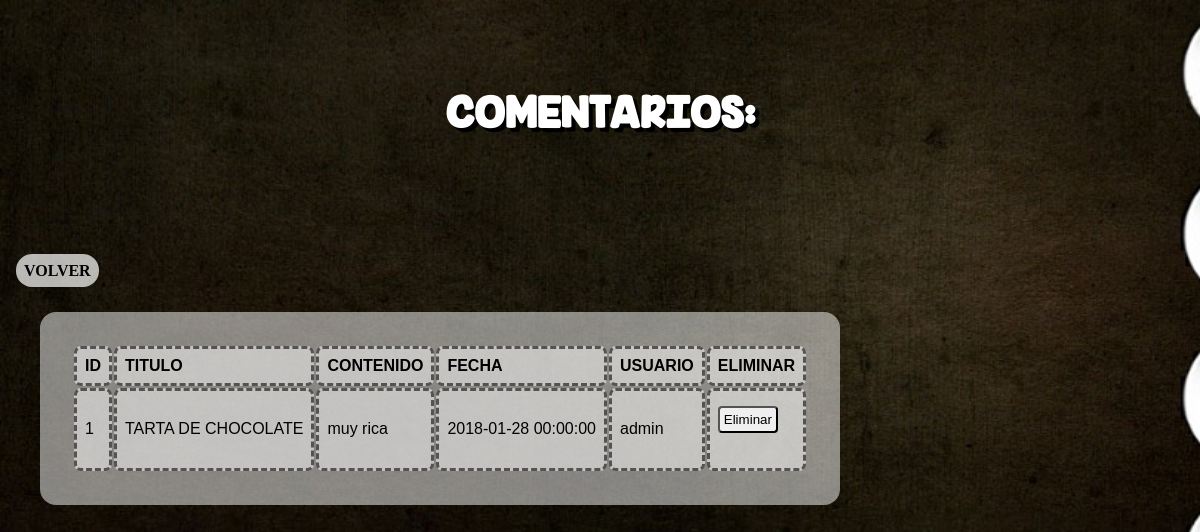
The app's page /comentarios.php, older data.
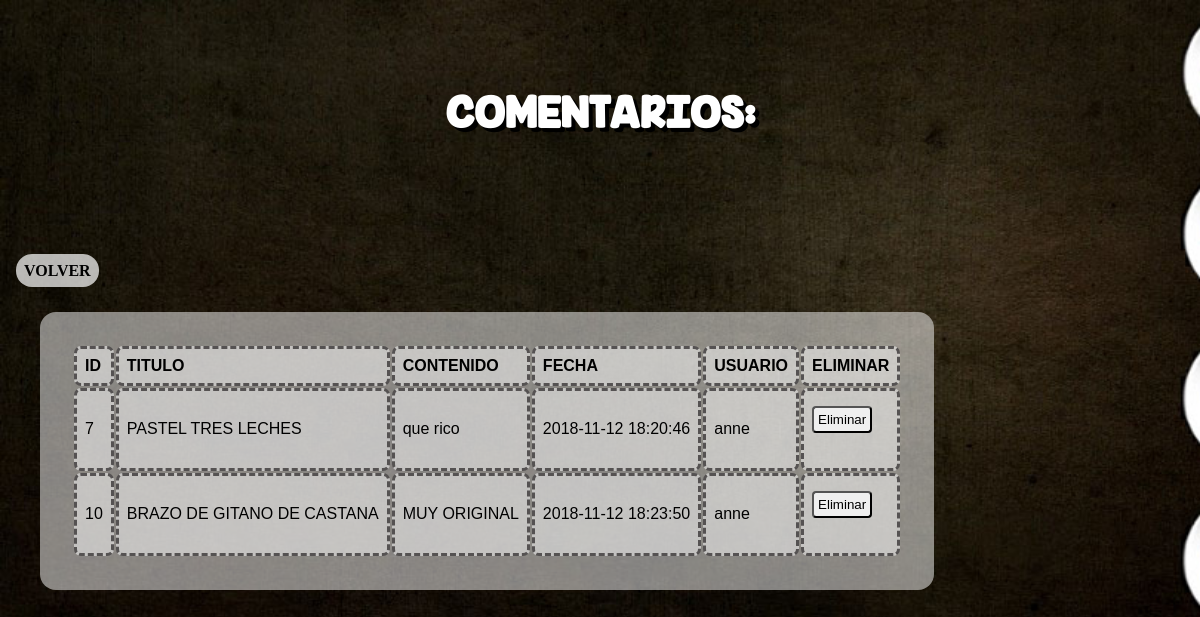
The same page, newer data.
### tables this page shows
CREATE TABLE `comentario` (
  `numero_comentario` bigint(20) UNSIGNED NOT NULL,
  `titulo_entrada` varchar(40) NOT NULL,
  `contenido` text NOT NULL,
  `fecha` datetime NOT NULL DEFAULT CURRENT_TIMESTAMP,
  `usuario_comentario` varchar(30) NOT NULL
);

### comentarios.php (the view, shortened to what this page needs)
<?php
	include 'conexion.php';
	try{
		$sentencia=$db->prepare("SELECT * FROM comentario");
		$sentencia->execute();
		echo "<h1>COMENTARIOS:</h1>";
		$table = "<table cellpadding='10'>\n";
		$table.="<tr>
		<th>ID</th>
		<th>TITULO</th>
		<th>CONTENIDO</th>
		<th>FECHA</th>
		<th>USUARIO</th>
		<th>ELIMINAR</th></tr>";
		foreach($sentencia as $comentario){
			$table.="<tr>
			<td>".$comentario['numero_comentario']."</td>
			<td>".$comentario['titulo_entrada']."</td>
			<td>".$comentario['contenido']."</td>
			<td>".$comentario['fecha']."</td>
			<td>".$comentario['usuario_comentario']."</td>
			<td><form action='' method='post' onsubmit='confirmarBorrarComentario()'> \n
			<input type='hidden' name='numero_comentario' value='".$comentario['numero_comentario']."'>
			<input type='submit' value='Eliminar'>
			</form></td>
			</tr> \n";
		}
		$table.="</table>\n";
	} catch(PDOException $e) {
	  echo 'Error: ' . $e->getMessage();
	}
?>
<!DOCTYPE html>
<html lang="en">
	<head>
		<link rel='stylesheet' href='CSS/estilo.css'>
	</head>
	<body>
		<?php
			echo "<br><a class='avolver' href='index.php'> Volver </a>"	;
			echo $table;
		?>
	</body>
	</html>

Row changes from the older to the newer data that the page shows:
removed comentario: numero_comentario "1", titulo_entrada "TARTA DE CHOCOLATE", contenido "muy rica", fecha "2018-01-28 00:00:00", usuario_comentario "admin"
added comentario: numero_comentario "7", titulo_entrada "PASTEL TRES LECHES", contenido "que rico", fecha "2018-11-12 18:20:46", usuario_comentario "anne"
added comentario: numero_comentario "10", titulo_entrada "BRAZO DE GITANO DE CASTANA", contenido "MUY ORIGINAL", fecha "2018-11-12 18:23:50", usuario_comentario "anne"
